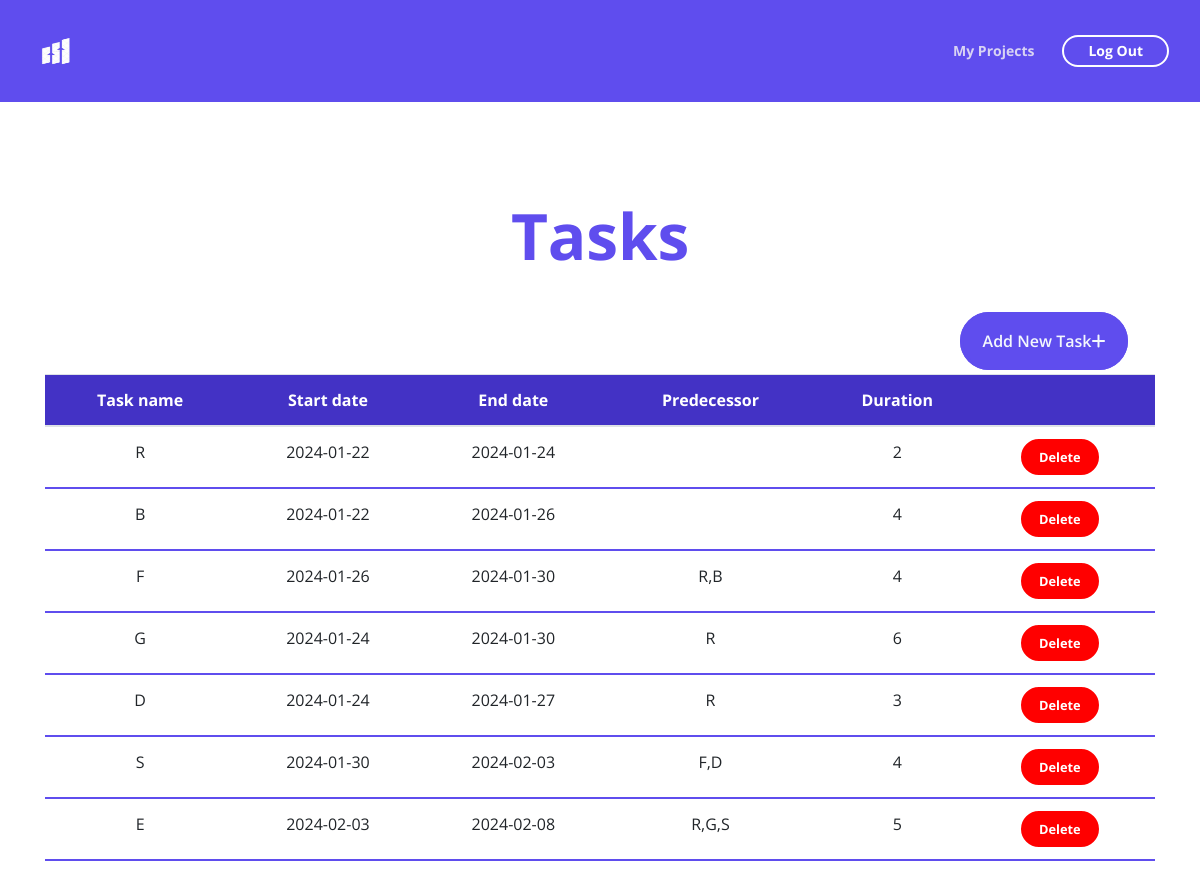
The app's page /projectDetails.php?id=27 (signed in) with its own data.
### tables this page shows
CREATE TABLE `tache` (
  `Id_tache` int(10) NOT NULL,
  `Id_projet` int(10) NOT NULL,
  `Nom_tache` varchar(40) NOT NULL,
  `Date_dt` date NOT NULL,
  `Date_ft` date NOT NULL,
  `Predecesseur` varchar(40) DEFAULT NULL,
  `Durée` float NOT NULL,
  `DTO` date NOT NULL,
  `FTO` date NOT NULL,
  `DTA` date NOT NULL,
  `FTA` date NOT NULL
);

### projectDetails.php (the view, shortened to what this page needs)
<?php
include 'db.php';
if (isset($_GET['id'])) {
    $projectId = $_GET['id'];
    $sql = "SELECT id_tache, Nom_tache, DTO,FTO, Predecesseur, Durée
            FROM tache
            WHERE id_projet = ?";
    $stmt = $conn->prepare($sql);
    $stmt->bind_param("i", $projectId);
    $stmt->execute();
    $result = $stmt->get_result();
$projectDetails = [];
while ($row = $result->fetch_assoc()) {
    $projectDetails[] = $row;
}
} else {
    echo "Invalid request";
    exit();
}
?>
<!DOCTYPE html>
<html lang="en">
<head>
    <link href="css/bootstrap.css" rel="stylesheet">
    <link href="css/fontawesome-all.css" rel="stylesheet">
    <link href="css/swiper.css" rel="stylesheet">
	<link href="css/magnific-popup.css" rel="stylesheet">
	<link href="css/styles.css" rel="stylesheet">
</head>
<body data-spy="scroll" data-target=".fixed-top">
    <nav class="navbar navbar-expand-lg navbar-dark navbar-custom fixed-top" style="background-color: #5f4dee;" >
        <div class="container">
            <a class="navbar-brand logo-image" href="index.php"><img src="images/Chat_Maker_logo (1).png" alt="alternative"></a>
            <div class="collapse navbar-collapse" id="navbarsExampleDefault">
                <ul class="navbar-nav ml-auto">
                    <li class="nav-item">
                        <a class="nav-link page-scroll" href="mesProjects.php">My Projects</a>
                    </li>
                </ul>
                <span class="nav-item">
                    <a class="btn-outline-sm" href="logout.php">Log Out</a>
                </span>
            </div>
        </div>
    </nav>
    <header id="header" class="ex-2-header"  style="background-color: #ffff;"  >
        <h1 style="color: #5f4dee; font-size: 4rem; margin-top: 5%; " >Tasks</h1>
        <div class="container" style="margin-top: 5%;" >
            <div class="row">
                <div class="col-lg-12">
                      <a class="btn-solid-reg popup-with-move-anim adTask" href="#details-lightbox-2">Add New Task<i class="fa-solid fa-plus"></i></a>
                      <?php if (!empty($projectDetails)) {
                        echo '<table class="table">
                                <thead>
                                    <tr>
                                        <th>Task name</th>
                                        <th>Start date</th>
                                        <th>End date</th>
                                        <th>Predecessor</th>
                                        <th>Duration</th>
                                        <th> </th>
                                    </tr>
                                </thead>
                                <tbody>';
                        foreach ($projectDetails as $row) {
                            echo '<tr>
                                <td>' . $row['Nom_tache'] . '</td>
                                <td>' . $row['DTO'] . '</td>
                                <td>' . $row['FTO'] . '</td>
                                <td>' . $row['Predecesseur'] . '</td>
                                <td>' . $row['Durée'] . '</td>
                                <td>
                                    <a class="btn-solid-lg dlt" href="deleteTask.php?id=' . $row['id_tache'] . '">Delete</a>
                                </td>
                            </tr>';
                        }
                    echo '</tbody></table>';
                    } else {
                        echo "No tasks found.";
                    }
                    ?>
                </div>
            </div>
        </div>
    </header>
</body>
</html>

### css/styles.css (style rules this page uses)
body, html { width: 100%; height: 100%; }
body, p { color: #555; font: 400 1rem/1.625rem "Open Sans", sans-serif;; }
h1 { color: #333; font: 700 2.5rem/4rem "Open Sans", sans-serif; letter-spacing: -0.2px; }
a { color: #555; text-decoration: underline; }
.btn-solid-lg { display: inline-block; padding: 1.375rem 2.625rem 1.375rem 2.625rem; border: 0.125rem solid #5f4dee; border-radius: 2rem; background-color: #5f4dee; color: #fff; font: 700 0.875rem/0 "Open Sans", sans-serif; text-decoration: none; transition: all 0.2s; }
.btn-outline-sm { display: inline-block; padding: 0.875rem 1.5rem 0.875rem 1.5rem; border: 0.125rem solid #5f4dee; border-radius: 2rem; background-color: transparent; color: #5f4dee; font: 700 0.875rem/0 "Open Sans", sans-serif; text-decoration: none; transition: all 0.2s; }
.navbar-custom { background-color: #5f4dee; box-shadow: 0 0.0625rem 0.375rem 0 rgba(0, 0, 0, 0.1); font: 700 0.875rem/0.875rem "Open Sans", sans-serif; transition: all 0.2s; }
.navbar-custom .container { max-width: 87.5rem; }
.navbar-custom .navbar-brand.logo-image img { width: 2rem; height: 1.75rem; }
.navbar-custom .navbar-nav { margin-top: 0.75rem; margin-bottom: 0.5rem; }
.navbar-custom .nav-item .nav-link { padding: 0.625rem 0.75rem 0.625rem 0.75rem; color: #f7f5f5; opacity: 0.8; text-decoration: none; transition: all 0.2s ease; }
.navbar-custom .nav-item .btn-outline-sm { margin-top: 0.25rem; margin-bottom: 1.375rem; margin-left: 0.5rem; border: 0.125rem solid #fff; color: #fff; }
.ex-2-header { padding-top: 9rem; background-color: #5f4dee; text-align: center; min-height: 100vh; }
.ex-2-header h1, .ex-2-header p { color: #fff; }
table { width: 100%; border-collapse: collapse; margin-top: 20px; text-align:center ; }
thead { background-color: #4332c5; color: #fff; }
th, td { padding: 10px; text-align: center; border-bottom: 2px solid #5f4dee; }
.dlt { background-color: red; border: red solid; padding: 15px; margin-right: 10%; }
.adTask { margin-right: 0.5rem; margin-bottom: 1.125rem; padding: 15px 20px; position: relative; left: 40%; text-decoration: none; font-weight: 600; border-radius: 2rem; margin-left: 0.5rem; border: #5f4dee solid; background-color: #5f4dee; color: #f3f7fd; }
@media (min-width: 768px) { .dlt { background-color: red; border: red solid; padding: 15px; margin-right: 10%; } }
@media (min-width: 768px) { .adTask { margin-right: 0.5rem; margin-bottom: 1.125rem; padding: 15px 20px; position: relative; left: 40%; text-decoration: none; font-weight: 600; border-radius: 2rem; margin-left: 0.5rem; border: #5f4dee solid; background-color: #5f4dee; color: #f3f7fd; } }
@media (min-width: 992px) { .navbar-custom { padding: 2rem 1rem 2rem 1.5rem; background: transparent; box-shadow: none; } }
@media (min-width: 992px) { .navbar-custom .navbar-nav { margin-top: 0; margin-bottom: 0; } }
@media (min-width: 992px) { .navbar-custom .nav-item .nav-link { padding: 0.25rem 0.75rem 0.25rem 0.75rem; } }
@media (min-width: 992px) { .navbar-custom .nav-item .btn-outline-sm { margin-top: 0; margin-bottom: 0; margin-left: 1rem; } }
@media (min-width: 992px) { .dlt { background-color: red; border: red solid; padding: 12px; margin-right: 5%; font-size: 0.8rem; } }
@media (min-width: 992px) { .adTask { margin-right: 0.5rem; margin-bottom: 1.125rem; padding: 12px 17px; position: relative; left: 40%; text-decoration: none; font-weight: 600; border-radius: 2rem; margin-left: 0.5rem; border: #5f4dee solid; background-color: #5f4dee; color: #f3f7fd; } }
@media (min-width: 1200px) { .dlt { background-color: red; border: red solid; padding: 15px; margin-right: 10%; } }
@media (min-width: 1200px) { .adTask { margin-right: 0.5rem; margin-bottom: 1.125rem; padding: 15px 20px; position: relative; left: 40%; text-decoration: none; font-weight: 600; border-radius: 2rem; margin-left: 0.5rem; border: #5f4dee solid; background-color: #5f4dee; color: #f3f7fd; } }

### records on screen
tache: Nom_tache "R", DTO "2024-01-22", FTO "2024-01-24", Durée "2"
tache: Nom_tache "B", DTO "2024-01-22", FTO "2024-01-26", Durée "4"
tache: Nom_tache "F", DTO "2024-01-26", FTO "2024-01-30", Predecesseur "R,B", Durée "4"
tache: Nom_tache "G", DTO "2024-01-24", FTO "2024-01-30", Predecesseur "R", Durée "6"
tache: Nom_tache "D", DTO "2024-01-24", FTO "2024-01-27", Predecesseur "R", Durée "3"
tache: Nom_tache "S", DTO "2024-01-30", FTO "2024-02-03", Predecesseur "F,D", Durée "4"
tache: Nom_tache "E", DTO "2024-02-03", FTO "2024-02-08", Predecesseur "R,G,S", Durée "5"
